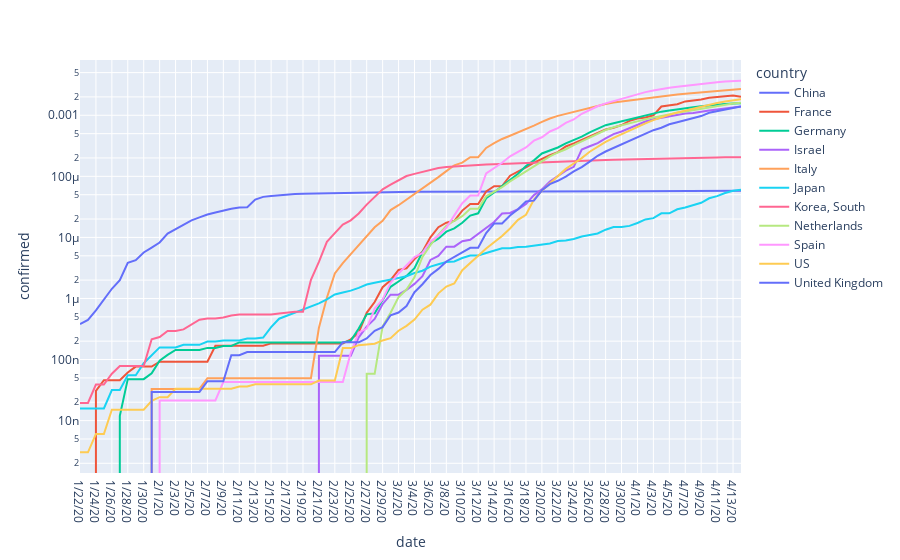

Notebook code cell kept with this figure:
### Code cell
fig = px.line(norm_of_interest, x="date", y="confirmed", color='country', log_y=True)
fig.show()
